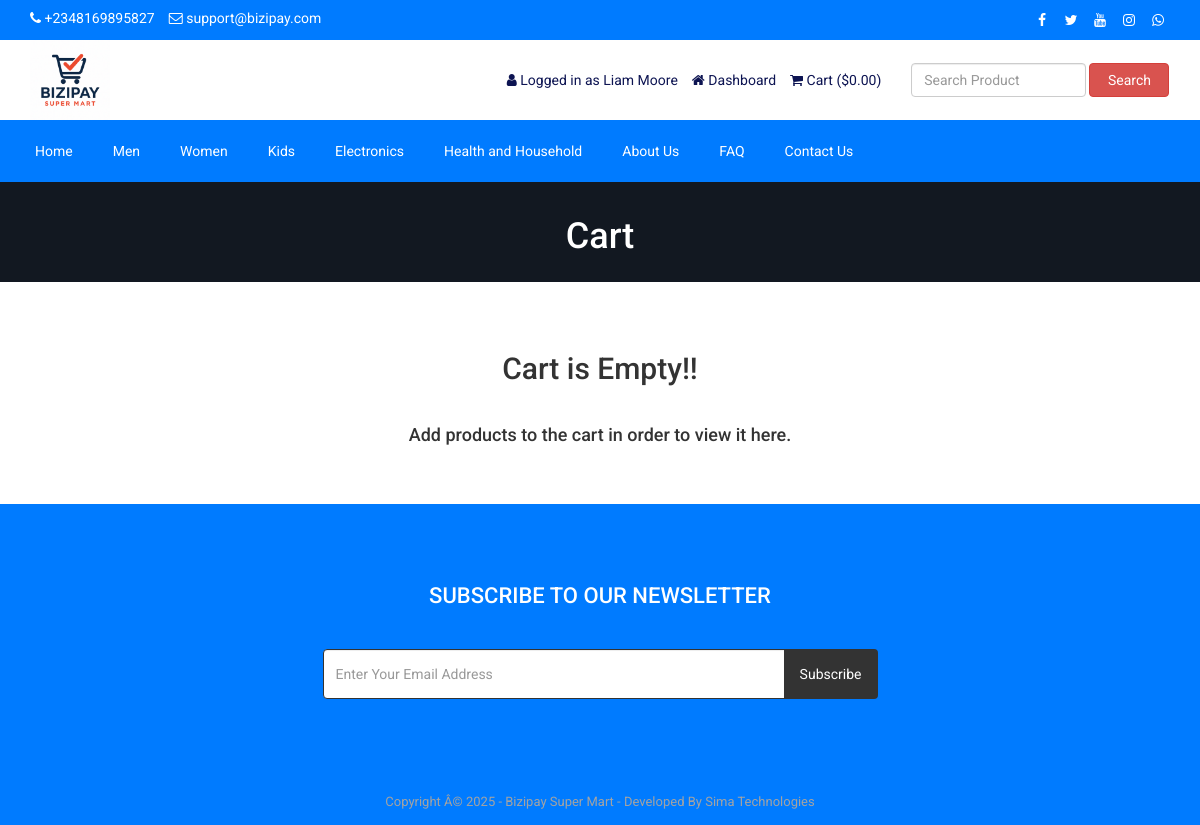
The app's page /cart.php (signed in), older data.
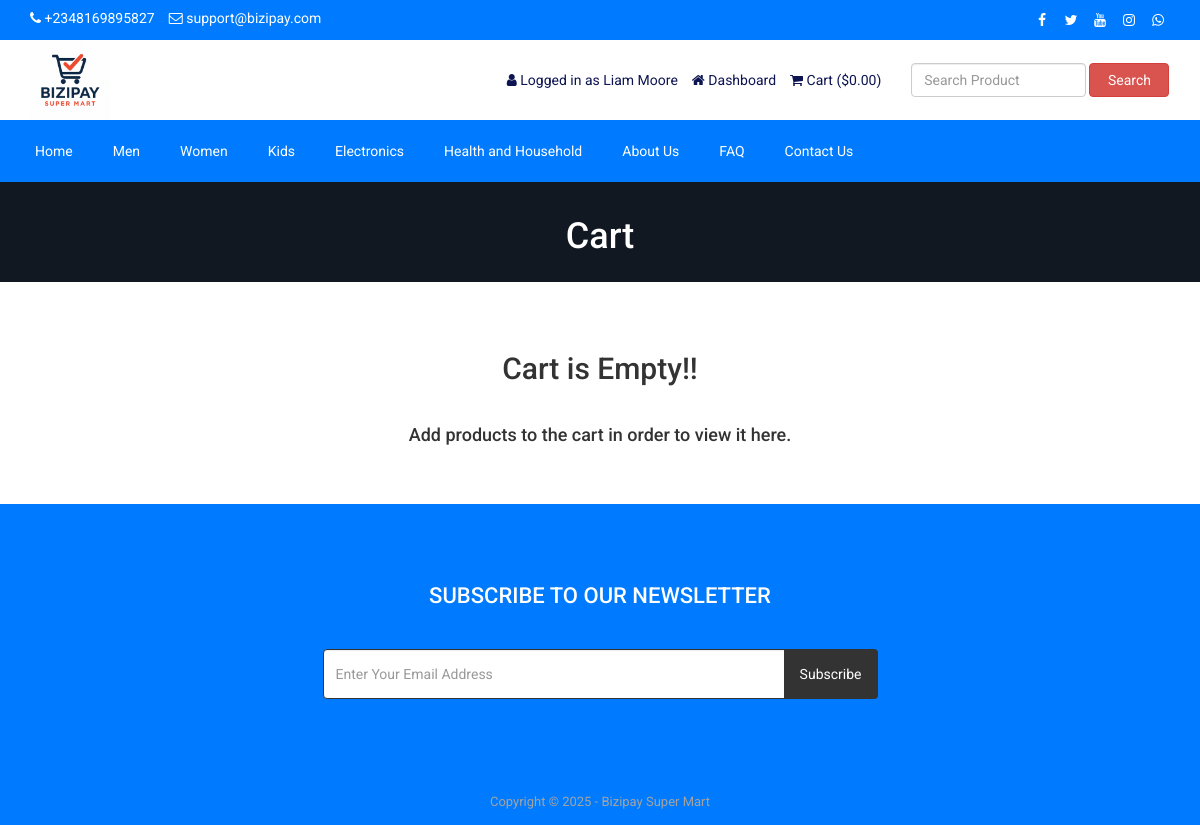
The same page, newer data.
### tables this page shows
CREATE TABLE `tbl_settings` (
  `id` int(11) NOT NULL,
  `logo` varchar(255) NOT NULL,
  `favicon` varchar(255) NOT NULL,
  `footer_about` text NOT NULL,
  `footer_copyright` text NOT NULL,
  `contact_address` text NOT NULL,
  `contact_email` varchar(50) NOT NULL,
  `contact_phone` varchar(14) NOT NULL,
  `contact_fax` varchar(14) NOT NULL,
  `contact_map_iframe` text NOT NULL,
  `receive_email` varchar(50) NOT NULL,
  `receive_email_subject` varchar(200) NOT NULL,
  `receive_email_thank_you_message` text NOT NULL,
  `forget_password_message` text NOT NULL,
  `total_recent_post_footer` int(10) NOT NULL,
  `total_popular_post_footer` int(10) NOT NULL,
  `total_recent_post_sidebar` int(11) NOT NULL,
  `total_popular_post_sidebar` int(11) NOT NULL,
  `total_featured_product_home` int(11) NOT NULL,
  `total_latest_product_home` int(11) NOT NULL,
  `total_popular_product_home` int(11) NOT NULL,
  `meta_title_home` text NOT NULL,
  `meta_keyword_home` text NOT NULL,
  `meta_description_home` text NOT NULL,
  `banner_login` varchar(255) NOT NULL,
  `banner_registration` varchar(200) NOT NULL,
  `banner_forget_password` varchar(200) NOT NULL,
  `banner_reset_password` varchar(200) NOT NULL,
  `banner_search` varchar(200) NOT NULL,
  `banner_cart` varchar(200) NOT NULL,
  `banner_checkout` varchar(200) NOT NULL,
  `banner_product_category` varchar(200) NOT NULL,
  `banner_blog` varchar(200) NOT NULL,
  `cta_title` varchar(200) NOT NULL,
  `cta_content` text NOT NULL,
  `cta_read_more_text` varchar(200) NOT NULL,
  `cta_read_more_url` varchar(200) NOT NULL,
  `cta_photo` varchar(200) NOT NULL,
  `featured_product_title` varchar(200) NOT NULL,
  `featured_product_subtitle` text NOT NULL,
  `latest_product_title` text NOT NULL,
  `latest_product_subtitle` text NOT NULL,
  `popular_product_title` text NOT NULL,
  `popular_product_subtitle` text NOT NULL,
  `testimonial_title` text NOT NULL,
  `testimonial_subtitle` text NOT NULL,
  `testimonial_photo` text NOT NULL,
  `blog_title` text NOT NULL,
  `blog_subtitle` text NOT NULL,
  `newsletter_text` text NOT NULL,
  `paypal_email` varchar(50) NOT NULL,
  `stripe_public_key` varchar(100) NOT NULL,
  `stripe_secret_key` varchar(100) NOT NULL,
  `bank_detail` text NOT NULL,
  `before_head` text NOT NULL,
  `after_body` text NOT NULL,
  `before_body` text NOT NULL,
  `home_service_on_off` int(11) NOT NULL,
  `home_welcome_on_off` int(11) NOT NULL,
  `home_featured_product_on_off` int(11) NOT NULL,
  `home_latest_product_on_off` int(11) NOT NULL,
  `home_popular_product_on_off` int(11) NOT NULL,
  `home_testimonial_on_off` int(11) NOT NULL,
  `home_blog_on_off` int(11) NOT NULL,
  `newsletter_on_off` int(11) NOT NULL,
  `ads_above_welcome_on_off` int(1) NOT NULL,
  `ads_above_featured_product_on_off` int(1) NOT NULL,
  `ads_above_latest_product_on_off` int(1) NOT NULL,
  `ads_above_popular_product_on_off` int(1) NOT NULL,
  `ads_above_testimonial_on_off` int(1) NOT NULL,
  `ads_category_sidebar_on_off` int(1) NOT NULL,
  `referral_amount` decimal(10,0) NOT NULL
);

### cart.php (the view, shortened to what the changed rows need)
<?php require_once('header.php'); ?>
<?php
$statement = $pdo->prepare("SELECT * FROM tbl_settings WHERE id=1");
$statement->execute();
$result = $statement->fetchAll(PDO::FETCH_ASSOC);
foreach ($result as $row) {
    $banner_cart = $row['banner_cart'];
}
?>
<div class="page-banner" style="background-image: url(assets/uploads/<?php echo $banner_cart; ?>)">
    <div class="overlay"></div>
    <div class="page-banner-inner">
        <h1><?php echo LANG_VALUE_18; ?></h1>
    </div>
</div>
<div class="page">
	<div class="container">
		<div class="row">
			<div class="col-md-12">
                <?php if(!isset($_SESSION['cart_p_id'])): ?>
                    <?php echo '<h2 class="text-center">Cart is Empty!!</h2></br>'; ?>
                <?php endif; ?>
			</div>
		</div>
	</div>
</div>
<?php require_once('footer.php'); ?>

### header.php (shortened to what the changed rows need)
<?php
include("admin/inc/config.php");
$statement = $pdo->prepare("SELECT * FROM tbl_settings WHERE id=1");
$statement->execute();
$result = $statement->fetchAll(PDO::FETCH_ASSOC);
foreach ($result as $row)
{
	$logo = $row['logo'];
	$contact_email = $row['contact_email'];
	$contact_phone = $row['contact_phone'];
}
?>
<!DOCTYPE html>
<html lang="en">
<head>
	<link rel="stylesheet" href="assets/css/bootstrap.min.css">
	<link rel="stylesheet" href="assets/css/font-awesome.min.css">
	<link rel="stylesheet" href="assets/css/owl.carousel.min.css">
	<link rel="stylesheet" href="assets/css/owl.theme.default.min.css">
	<link rel="stylesheet" href="assets/css/jquery.bxslider.min.css">
    <link rel="stylesheet" href="assets/css/magnific-popup.css">
    <link rel="stylesheet" href="assets/css/rating.css">
	<link rel="stylesheet" href="assets/css/spacing.css">
	<link rel="stylesheet" href="assets/css/bootstrap-touch-slider.css">
	<link rel="stylesheet" href="assets/css/animate.min.css">
	<link rel="stylesheet" href="assets/css/tree-menu.css">
	<link rel="stylesheet" href="assets/css/select2.min.css">
	<link rel="stylesheet" href="assets/css/main.css">
	<link rel="stylesheet" href="assets/css/responsive.css">
</head>
<body>
<div class="top bg-blue">
	<div class="container">
		<div class="row">
			<div class="col-md-6 col-sm-6 col-xs-12">
				<div class="left">
					<ul>
						<li><i class="fa fa-phone"></i> <?php echo $contact_phone; ?></li>
						<li><i class="fa fa-envelope-o"></i> <?php echo $contact_email; ?></li>
					</ul>
				</div>
			</div>
		</div>
	</div>
</div>
<div class="header">
	<div class="container">
		<div class="row inner">
			<div class="col-md-4 logo">
				<a href="index.php"><img src="assets/uploads/<?php echo $logo; ?>" alt="logo image"></a>
			</div>
		</div>
	</div>
</div>
<div class="nav bg-blue">
	<div class="container bg-blue">
	</div>
</div>

### footer.php (shortened to what the changed rows need)
<?php
$statement = $pdo->prepare("SELECT * FROM tbl_settings WHERE id=1");
$statement->execute();
$result = $statement->fetchAll(PDO::FETCH_ASSOC);
foreach ($result as $row)
{
	$footer_copyright = $row['footer_copyright'];
    $newsletter_on_off = $row['newsletter_on_off'];
}
?>
<?php if($newsletter_on_off == 1): ?>
<section class="home-newsletter bg-blue">
	<div class="container">
		<div class="row">
			<div class="col-md-6 col-md-offset-3">
				<div class="single">
				<form action="" method="post">
					<h2><?php echo LANG_VALUE_93; ?></h2>
				</div>
			</div>
		</div>
	</div>
</section>
<?php endif; ?>
<div class="footer-bottom bg-blue">
	<div class="container">
		<div class="row">
			<div class="col-md-12 copyright">
				<?php echo $footer_copyright; ?>
			</div>
		</div>
	</div>
</div>
</body>
</html>

Row changes from the older to the newer data that the page shows:
changed tbl_settings "support@bizipay.com": footer_copyright "Copyright Â© 2025 - Bizipay Super Mart - Developed By Sima Technologies" → "Copyright © 2025 - Bizipay Super Mart"
